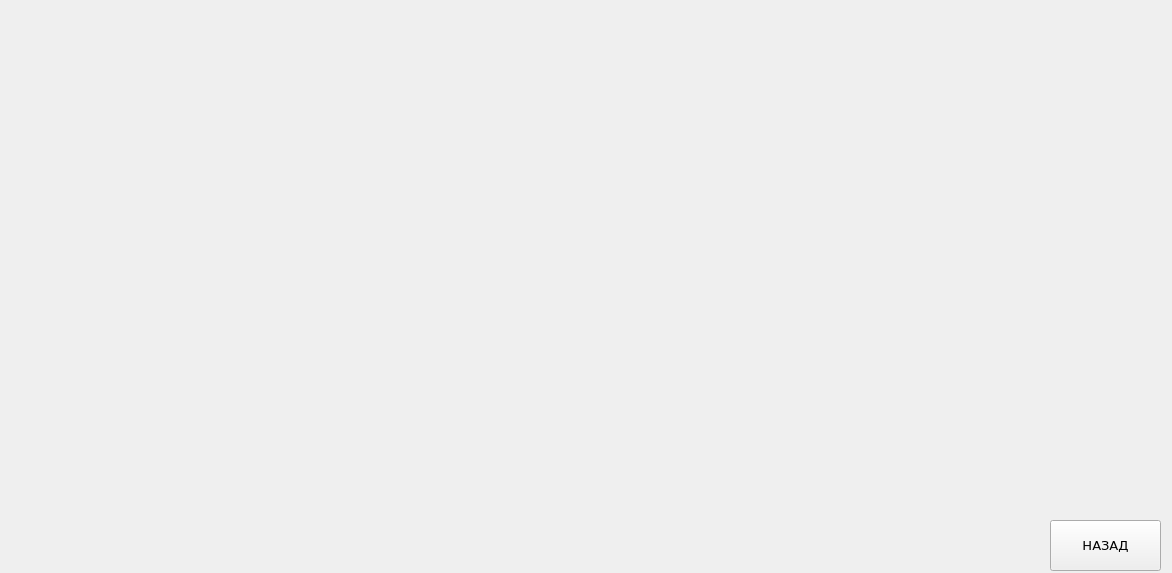
<?xml version="1.0" encoding="UTF-8"?>
<ui version="4.0">
 <class>autoMode</class>
 <widget class="QFrame" name="autoMode">
  <property name="geometry">
   <rect>
    <x>0</x>
    <y>0</y>
    <width>1172</width>
    <height>573</height>
   </rect>
  </property>
  <property name="windowTitle">
   <string>Frame</string>
  </property>
  <widget class="QPushButton" name="backButton">
   <property name="geometry">
    <rect>
     <x>1050</x>
     <y>520</y>
     <width>111</width>
     <height>51</height>
    </rect>
   </property>
   <property name="font">
    <font>
     <family>Verdana</family>
     <pointsize>10</pointsize>
    </font>
   </property>
   <property name="text">
    <string>НАЗАД</string>
   </property>
  </widget>
  <widget class="QWidget" name="horizontalLayoutWidget">
   <property name="geometry">
    <rect>
     <x>20</x>
     <y>20</y>
     <width>1131</width>
     <height>481</height>
    </rect>
   </property>
   <layout class="QHBoxLayout" name="horizontalLayout"/>
  </widget>
 </widget>
 <resources/>
 <connections/>
</ui>
